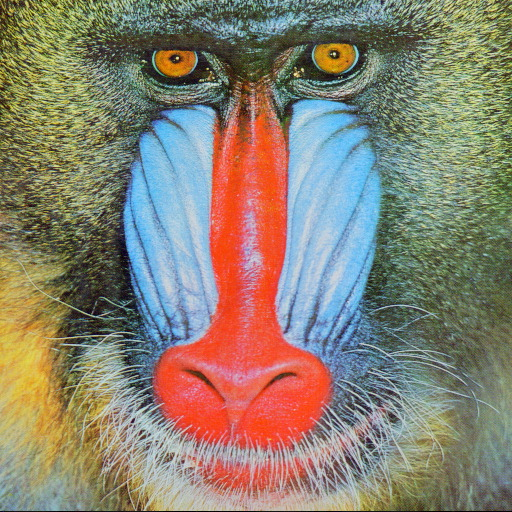
#> input picture baboon.jpg, 512 x 512 px
$ jupyter execute --allow-errors OpenCV_S3.ipynb   (shell and % lines are left out)   (older library calls are emulated)
#> lines starting #> are read from the running program, lines starting #| are printed output that depends on the picture; after the words box and inside, x2 and y2 are one past the last pixel; in counts of white or black regions, pixels touching at a corner belong together
[cell 1]
import numpy as np
import matplotlib.pyplot as plt
import cv2

[cell 2]
from google.colab import drive
drive.mount('/content/drive')

[cell 3]
%cd drive/MyDrive/Opencv_master

# Image filtering in Opencv

## Lowpass filtering

Une sorte de moyenne ou moyenne pondérée des pixels voisins

[cell 4]
baboon = plt.imread('baboon.jpg')
#> baboon is the input picture: shape (512, 512, 3); mean R, G, B 137.1, 129.1, 112.9
babblur = cv2.GaussianBlur(baboon,(29,29),0)
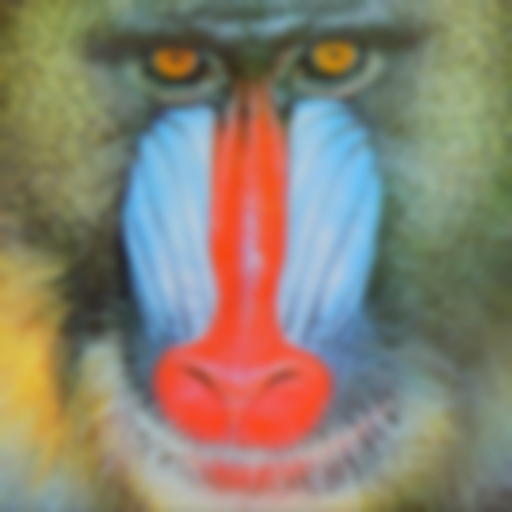
#> babblur: shape (512, 512, 3); mean R, G, B 137.2, 129.3, 113

# kernel personnalisé
kernel = np.ones((15,15),np.float32)
kernel /= kernel.size # normaliser (sommme=1) avec l'aide de la taille du noyau

babblur2 = cv2.filter2D(baboon,-1,kernel) # ddepth nbr de bits aloués pour chaque pixel.

plt.figure(figsize=(15, 5))
plt.subplot(1,3,1)
plt.imshow(baboon)
plt.title('original')
plt.subplot(1,3,2)
plt.imshow(babblur)
plt.title('Gaussian blur')
plt.subplot(1,3,3)
plt.imshow(babblur2)
plt.title('Blur personnalisé')
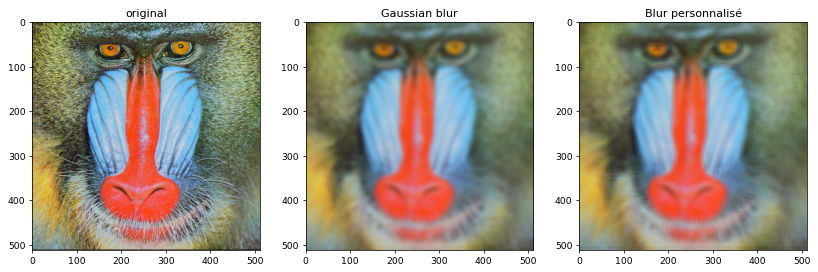
#> figure drawn by matplotlib, 3 panels

##### `filter2D` est très général et peut faire beaucoup de choses différentes ; avec le bon noyau, vous pouvez tout aussi facilement faire du high-pass filtering

##  Median blurring
L'élément central de l'image est remplacé par la médiane de tous les pixels de la zone du noyau. Cette opération conserve les contours tout en supprimant le bruit.

[cell 5]
liste = [5,4,3,8,9,0] # len paire & impaire
print(sorted(liste))
np.median(liste)

[cell 6]
# Median blurring est un filtre préservant les contours
# Démonstration de median-blur pour "cartonifier" une image réelle
tulips = plt.imread('Tulips.jpg')
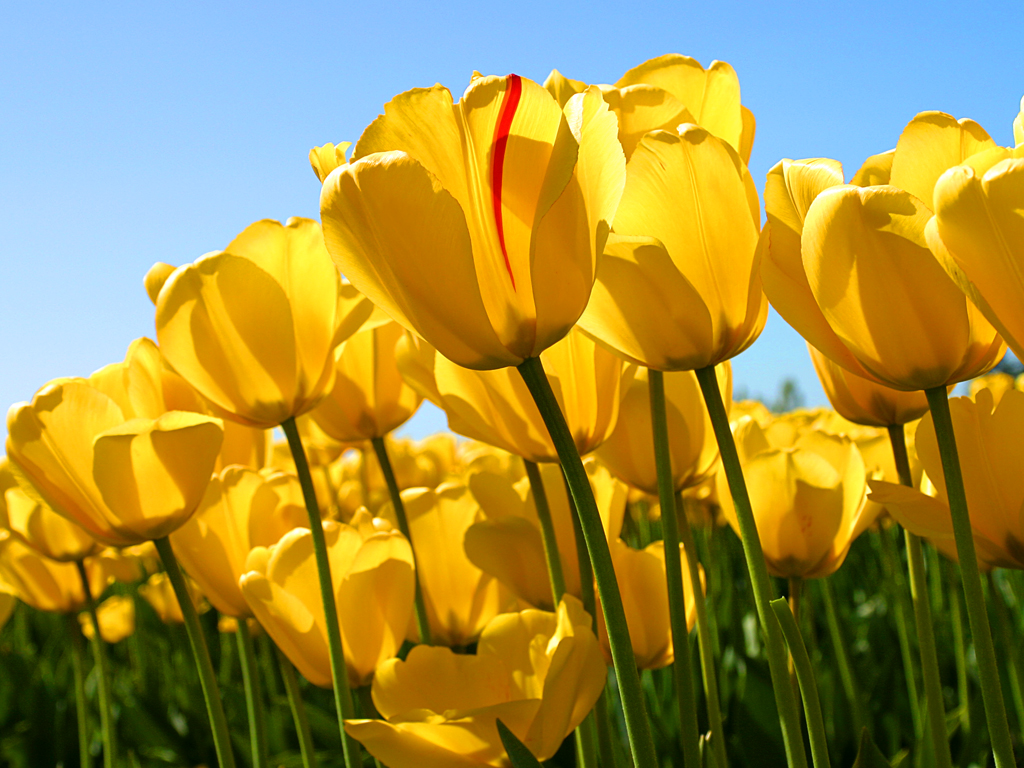
#> input picture Tulips.jpg, 1024 x 768 px
#> tulips is the input picture: shape (768, 1024, 3); mean R, G, B 161.3, 143.3, 66.7
tublur = cv2.medianBlur(tulips,15)


# Nous allons voir "Canny edge detection" et "dilation" très prochainement
edge = cv2.Canny(tublur,10,150)
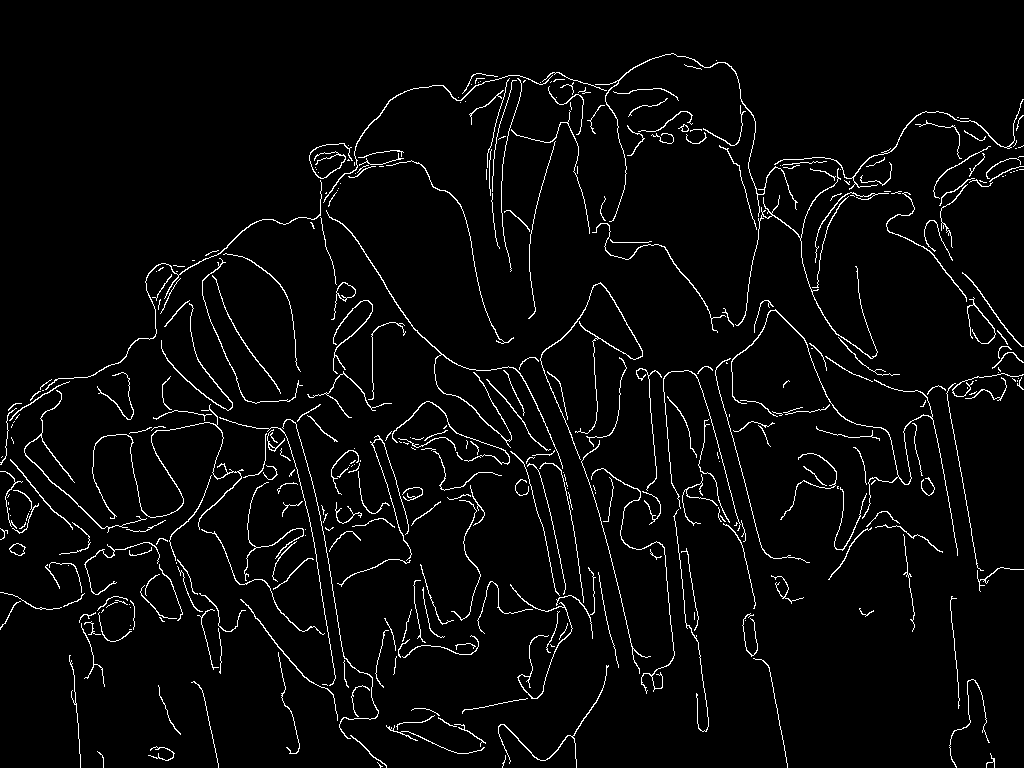
#> edge: shape (768, 1024); 3.6% white in thin lines or dots
kernel = np.ones((5,5),np.uint8)
edge = cv2.dilate(edge,kernel,iterations = 1)
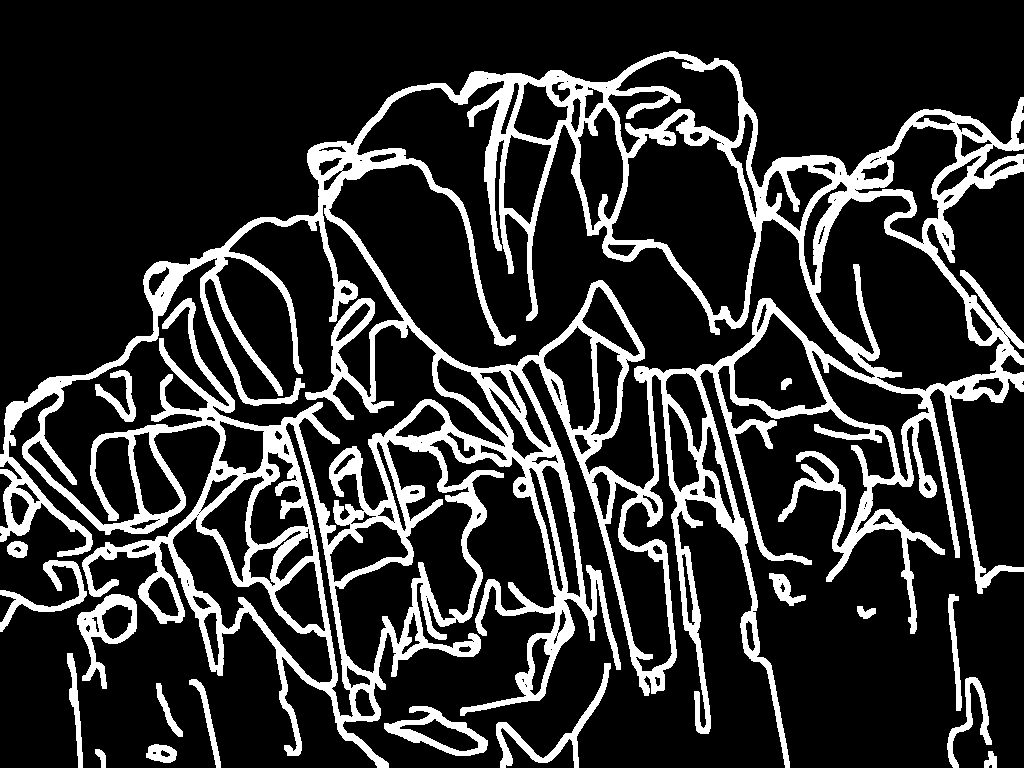
#> edge: shape (768, 1024); 19% white; 18 white regions, largest, box (x1, y1, x2, y2) and area: (0, 51, 1024, 768) 136824, (77, 594, 137, 689) 1854, (496, 663, 611, 768) 1706
tublur[edge==255]=0
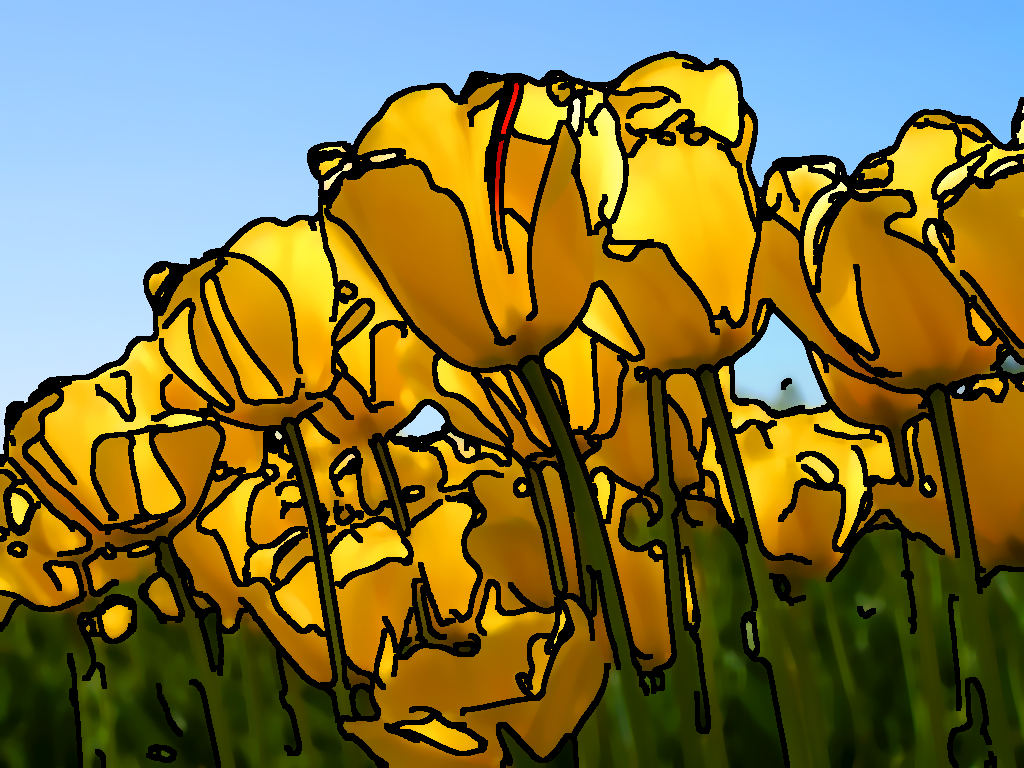
#> tublur: shape (768, 1024, 3); mean R, G, B 126.2, 115.6, 60.8

plt.figure(figsize=(15,10))
plt.subplot(1,2,1)
plt.imshow(tulips)
plt.title('originale')
plt.subplot(1,2,2)
plt.imshow(tublur)
plt.title('cartonifiée')

#### Exercise:
`Non-local means filtering` est une méthode de débruitage (denoising) puissante.
Lire cet article et essayer d'utiliser le code

https://docs.opencv.org/4.0.1/d5/d69/tutorial_py_non_local_means.html

## Highpass filtering
Répond aux changements spatiaux des images.

#> (a cell that did not finish here is left out)

[cell 8]
img = cv2.imread('sudokubig.jpg',0)

#> (the rest of this cell did not finish here and is left out)

## Canny edge detection

[cell 9]
#lire la théorie ici:
#https://docs.opencv.org/4.0.1/da/d22/tutorial_py_canny.html

img = cv2.imread('messi5.jpg',0) #notez que le dernier paramètre 0 convertit l'image en niveaux de gris
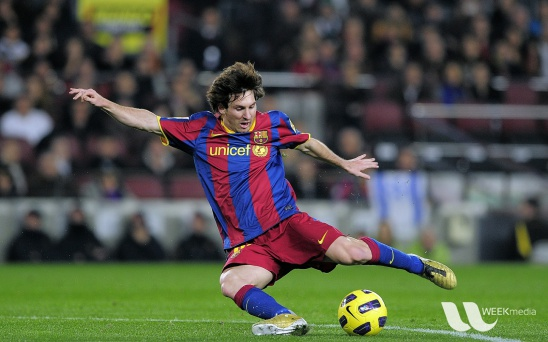
#> input picture messi5.jpg, 548 x 342 px
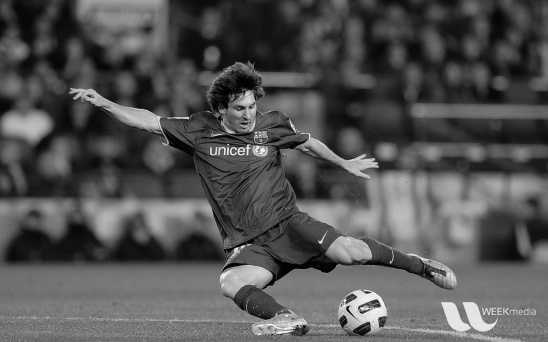
#> img: shape (342, 548); min 0, max 253, mean 83.3
edge=cv2.Canny(img,100,200) # 100,200 niveaux de seuil dependant combient vous etes sensible,
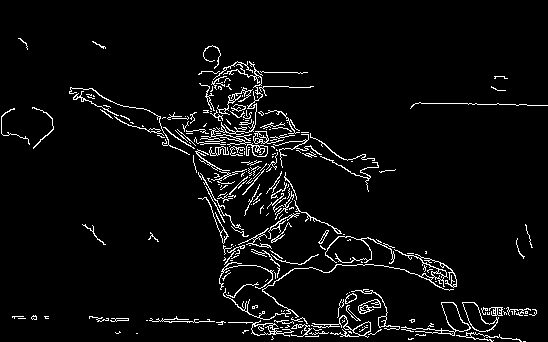
#> edge: shape (342, 548); 4.7% white in thin lines or dots, all inside (x1, y1, x2, y2) = (1, 38, 548, 342)
                            # il n y a pas une formule magique pour avoir de bonne resultats.
                            # il faut tester

plt.figure(figsize=(15,10))
plt.subplot(121),plt.imshow(img,cmap = 'gray')
plt.title('Original Image')
plt.subplot(122),plt.imshow(edge,cmap = 'gray')
plt.title('Edge Image')

## Opérations morphologiques:
Modification des masques binaires
génralement pour améliorer la qualité informationnelle d’une image numérique. via soit :

```
Erosion
Dilation
Opening (erosion suivie dilation)
Closing (inverse de Opening)
Binary operations
.....
```

Découvrez les différentes opérations [ici](http://docs.opencv.org/4.0.1/d9/d61/tutorial_py_morphological_ops.html#gsc.tab=0)
et
[ici](https://openclassrooms.com/fr/courses/5060661-initiez-vous-aux-traitements-de-base-des-images-numeriques/5217276-maitrisez-les-operations-morphologiques-de-base)

[cell 10]
#créer une image/un masque de beignet/cercle de 0 et de 1
xx, yy = np.mgrid[-1:1:0.01,-1:1:0.01]
circ = 0*xx
circ[xx**2+yy**2 < 0.5**2 ]=1
circ[xx**2+yy**2 < 0.2**2 ]=0

#Application d'un simple kernel
kernel = np.ones((10,10),np.float32)

#Essayons quelques opérations morphologiques
erosion = cv2.erode(circ,kernel,iterations=1)

dilation = cv2.dilate(circ,kernel,iterations=1)

remplire = cv2.floodFill(image=circ.astype(np.uint8).copy(),mask=None,seedPoint=(100,100),newVal=1)
            # seedPoint=(100,100) le centre de l'image
            # affecter une valeur de newVal=1 à tous les pixels similaires qui entoure le centre

plt.figure(figsize=(15,10))
plt.subplot(1,4,1)
plt.imshow(circ,cmap='gray')
plt.title('doughnut')
plt.subplot(1,4,2)
plt.imshow(erosion,cmap='gray')
plt.title('eroded')
plt.subplot(1,4,3)
plt.imshow(dilation,cmap='gray')
plt.title('dilated')
plt.subplot(1,4,4)
plt.imshow(remplire[1].astype(np.float32),cmap='gray')
plt.title('flood-filled')
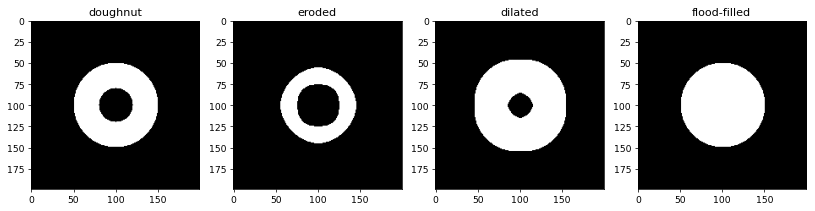
#> figure drawn by matplotlib, 4 panels
